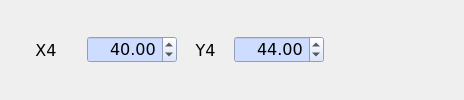
         <widget class="QWidget" name="layoutWidget21_3">
          <property name="font">
           <font>
            <family>Verdana</family>
            <pointsize>12</pointsize>
            <italic>false</italic>
            <bold>false</bold>
           </font>
          </property>
          <layout class="QHBoxLayout" name="horizontalLayout_53">
           <item>
            <widget class="QLabel" name="label_97">
             <property name="minimumSize">
              <size>
               <width>70</width>
               <height>0</height>
              </size>
             </property>
             <property name="maximumSize">
              <size>
               <width>70</width>
               <height>16777215</height>
              </size>
             </property>
             <property name="palette">
              <palette>
               <active>
                <colorrole role="Button">
                 <brush brushstyle="SolidPattern">
                  <color alpha="255">
                   <red>221</red>
                   <green>221</green>
                   <blue>221</blue>
                  </color>
                 </brush>
                </colorrole>
                <colorrole role="Base">
                 <brush brushstyle="SolidPattern">
                  <color alpha="255">
                   <red>221</red>
                   <green>221</green>
                   <blue>221</blue>
                  </color>
                 </brush>
                </colorrole>
                <colorrole role="Window">
                 <brush brushstyle="SolidPattern">
                  <color alpha="255">
                   <red>221</red>
                   <green>221</green>
                   <blue>221</blue>
                  </color>
                 </brush>
                </colorrole>
               </active>
               <inactive>
                <colorrole role="Button">
                 <brush brushstyle="SolidPattern">
                  <color alpha="255">
                   <red>221</red>
                   <green>221</green>
                   <blue>221</blue>
                  </color>
                 </brush>
                </colorrole>
                <colorrole role="Base">
                 <brush brushstyle="SolidPattern">
                  <color alpha="255">
                   <red>221</red>
                   <green>221</green>
                   <blue>221</blue>
                  </color>
                 </brush>
                </colorrole>
                <colorrole role="Window">
                 <brush brushstyle="SolidPattern">
                  <color alpha="255">
                   <red>221</red>
                   <green>221</green>
                   <blue>221</blue>
                  </color>
                 </brush>
                </colorrole>
               </inactive>
               <disabled>
                <colorrole role="Button">
                 <brush brushstyle="SolidPattern">
                  <color alpha="255">
                   <red>221</red>
                   <green>221</green>
                   <blue>221</blue>
                  </color>
                 </brush>
                </colorrole>
                <colorrole role="Base">
                 <brush brushstyle="SolidPattern">
                  <color alpha="255">
                   <red>221</red>
                   <green>221</green>
                   <blue>221</blue>
                  </color>
                 </brush>
                </colorrole>
                <colorrole role="Window">
                 <brush brushstyle="SolidPattern">
                  <color alpha="255">
                   <red>221</red>
                   <green>221</green>
                   <blue>221</blue>
                  </color>
                 </brush>
                </colorrole>
               </disabled>
              </palette>
             </property>
             <property name="font">
              <font>
               <family>Verdana</family>
               <pointsize>12</pointsize>
               <italic>false</italic>
               <bold>false</bold>
              </font>
             </property>
             <property name="layoutDirection">
              <enum>Qt::LeftToRight</enum>
             </property>
             <property name="autoFillBackground">
              <bool>false</bool>
             </property>
             <property name="frameShadow">
              <enum>QFrame::Sunken</enum>
             </property>
             <property name="text">
              <string>X4</string>
             </property>
             <property name="alignment">
              <set>Qt::AlignCenter</set>
             </property>
            </widget>
           </item>
           <item>
            <widget class="QDoubleSpinBox" name="xp4_3">
             <property name="minimumSize">
              <size>
               <width>90</width>
               <height>0</height>
              </size>
             </property>
             <property name="maximumSize">
              <size>
               <width>90</width>
               <height>16777215</height>
              </size>
             </property>
             <property name="styleSheet">
              <string notr="true">background-color: rgb(206, 221, 255);
font: 12pt &quot;Verdana&quot;;</string>
             </property>
             <property name="alignment">
              <set>Qt::AlignRight|Qt::AlignTrailing|Qt::AlignVCenter</set>
             </property>
             <property name="minimum">
              <double>-10000.000000000000000</double>
             </property>
             <property name="maximum">
              <double>10000.000000000000000</double>
             </property>
             <property name="singleStep">
              <double>10.000000000000000</double>
             </property>
             <property name="value">
              <double>40.000000000000000</double>
             </property>
            </widget>
           </item>
           <item>
            <widget class="QLabel" name="label_98">
             <property name="minimumSize">
              <size>
               <width>45</width>
               <height>0</height>
              </size>
             </property>
             <property name="maximumSize">
              <size>
               <width>45</width>
               <height>16777215</height>
              </size>
             </property>
             <property name="palette">
              <palette>
               <active>
                <colorrole role="Button">
                 <brush brushstyle="SolidPattern">
                  <color alpha="255">
                   <red>221</red>
                   <green>221</green>
                   <blue>221</blue>
                  </color>
                 </brush>
                </colorrole>
                <colorrole role="Base">
                 <brush brushstyle="SolidPattern">
                  <color alpha="255">
                   <red>221</red>
                   <green>221</green>
                   <blue>221</blue>
                  </color>
                 </brush>
                </colorrole>
                <colorrole role="Window">
                 <brush brushstyle="SolidPattern">
                  <color alpha="255">
                   <red>221</red>
                   <green>221</green>
                   <blue>221</blue>
                  </color>
                 </brush>
                </colorrole>
               </active>
               <inactive>
                <colorrole role="Button">
                 <brush brushstyle="SolidPattern">
                  <color alpha="255">
                   <red>221</red>
                   <green>221</green>
                   <blue>221</blue>
                  </color>
                 </brush>
                </colorrole>
                <colorrole role="Base">
                 <brush brushstyle="SolidPattern">
                  <color alpha="255">
                   <red>221</red>
                   <green>221</green>
                   <blue>221</blue>
                  </color>
                 </brush>
                </colorrole>
                <colorrole role="Window">
                 <brush brushstyle="SolidPattern">
                  <color alpha="255">
                   <red>221</red>
                   <green>221</green>
                   <blue>221</blue>
                  </color>
                 </brush>
                </colorrole>
               </inactive>
               <disabled>
                <colorrole role="Button">
                 <brush brushstyle="SolidPattern">
                  <color alpha="255">
                   <red>221</red>
                   <green>221</green>
                   <blue>221</blue>
                  </color>
                 </brush>
                </colorrole>
                <colorrole role="Base">
                 <brush brushstyle="SolidPattern">
                  <color alpha="255">
                   <red>221</red>
                   <green>221</green>
                   <blue>221</blue>
                  </color>
                 </brush>
                </colorrole>
                <colorrole role="Window">
                 <brush brushstyle="SolidPattern">
                  <color alpha="255">
                   <red>221</red>
                   <green>221</green>
                   <blue>221</blue>
                  </color>
                 </brush>
                </colorrole>
               </disabled>
              </palette>
             </property>
             <property name="font">
              <font>
               <family>Verdana</family>
               <pointsize>12</pointsize>
               <italic>false</italic>
               <bold>false</bold>
              </font>
             </property>
             <property name="layoutDirection">
              <enum>Qt::LeftToRight</enum>
             </property>
             <property name="autoFillBackground">
              <bool>false</bool>
             </property>
             <property name="frameShadow">
              <enum>QFrame::Sunken</enum>
             </property>
             <property name="text">
              <string>Y4</string>
             </property>
             <property name="alignment">
              <set>Qt::AlignCenter</set>
             </property>
            </widget>
           </item>
           <item>
            <widget class="QDoubleSpinBox" name="yp4_3">
             <property name="minimumSize">
              <size>
               <width>90</width>
               <height>0</height>
              </size>
             </property>
             <property name="maximumSize">
              <size>
               <width>90</width>
               <height>16777215</height>
              </size>
             </property>
             <property name="styleSheet">
              <string notr="true">background-color: rgb(206, 221, 255);
font: 12pt &quot;Verdana&quot;;</string>
             </property>
             <property name="alignment">
              <set>Qt::AlignRight|Qt::AlignTrailing|Qt::AlignVCenter</set>
             </property>
             <property name="minimum">
              <double>-10000.000000000000000</double>
             </property>
             <property name="maximum">
              <double>10000.000000000000000</double>
             </property>
             <property name="singleStep">
              <double>10.000000000000000</double>
             </property>
             <property name="value">
              <double>44.000000000000000</double>
             </property>
            </widget>
           </item>
           <item>
            <widget class="QLineEdit" name="dp_3">
             <property name="enabled">
              <bool>false</bool>
             </property>
             <property name="maximumSize">
              <size>
               <width>16777215</width>
               <height>16777215</height>
              </size>
             </property>
             <property name="font">
              <font>
               <family>Verdana</family>
               <pointsize>9</pointsize>
               <italic>false</italic>
               <bold>false</bold>
              </font>
             </property>
             <property name="styleSheet">
              <string notr="true">font: 9pt &quot;Verdana&quot;;</string>
             </property>
             <property name="frame">
              <bool>false</bool>
             </property>
             <property name="alignment">
              <set>Qt::AlignLeading|Qt::AlignLeft|Qt::AlignVCenter</set>
             </property>
            </widget>
           </item>
          </layout>
         </widget>
